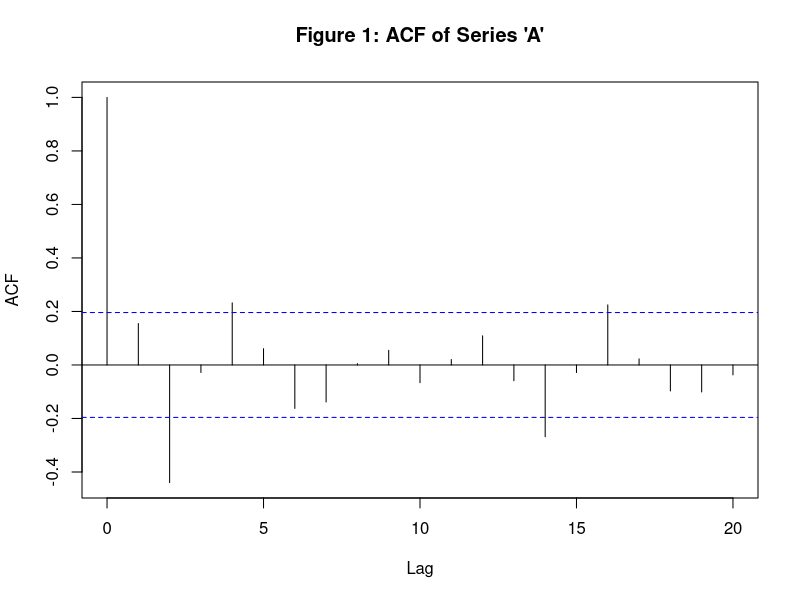
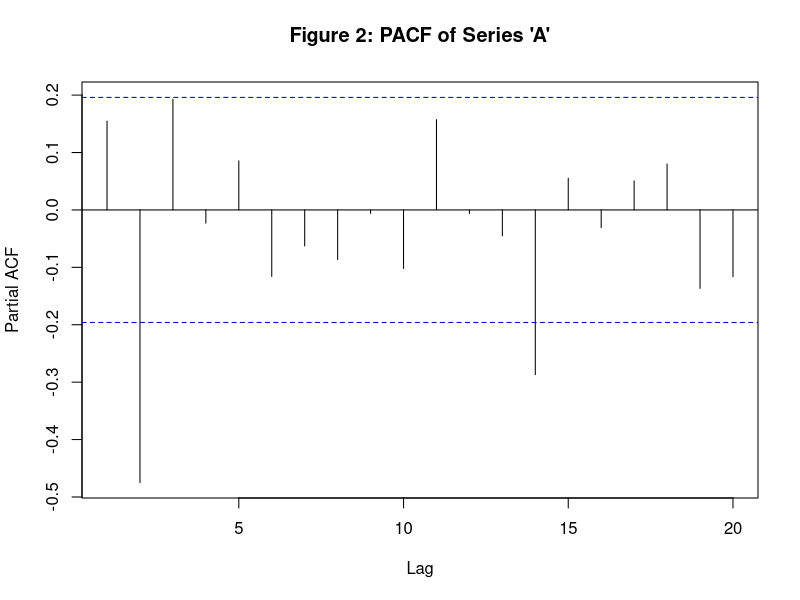
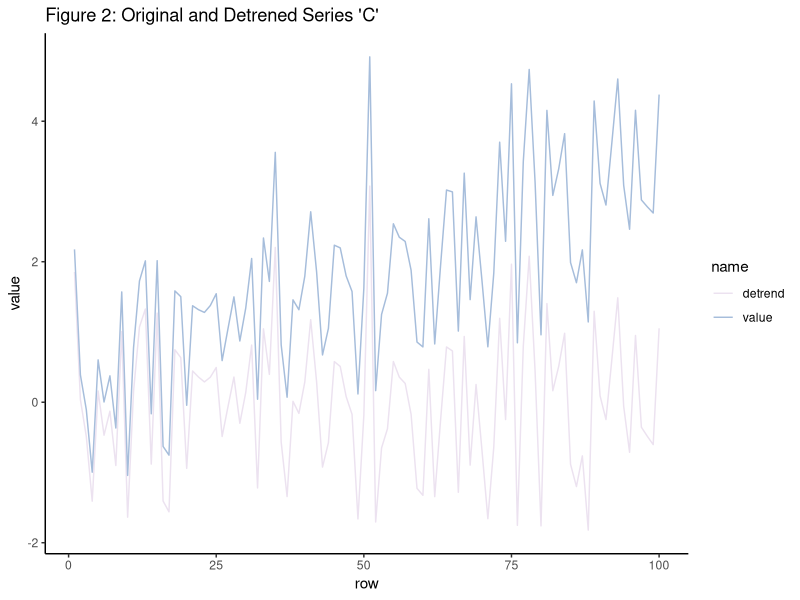
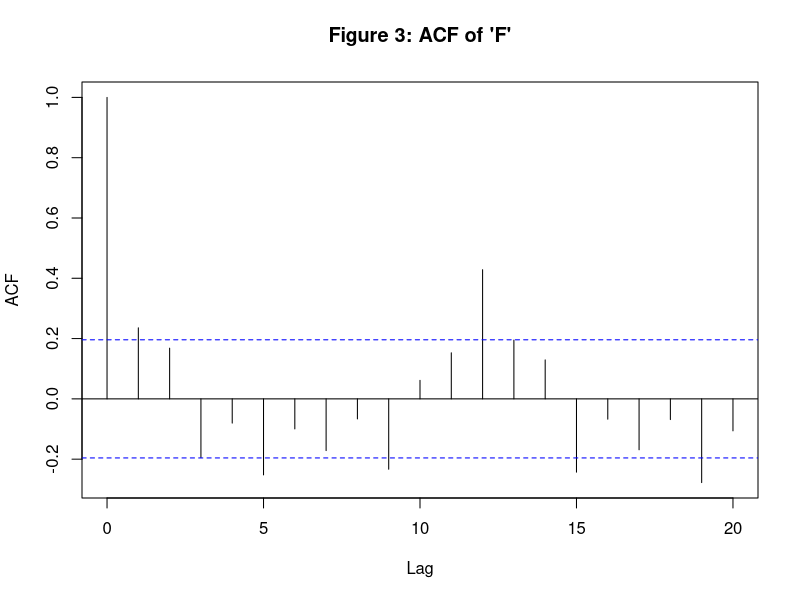
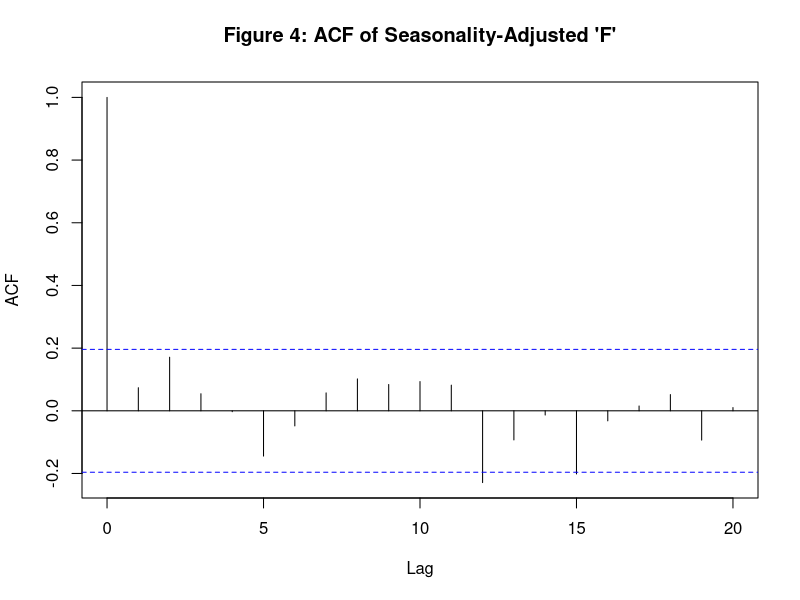
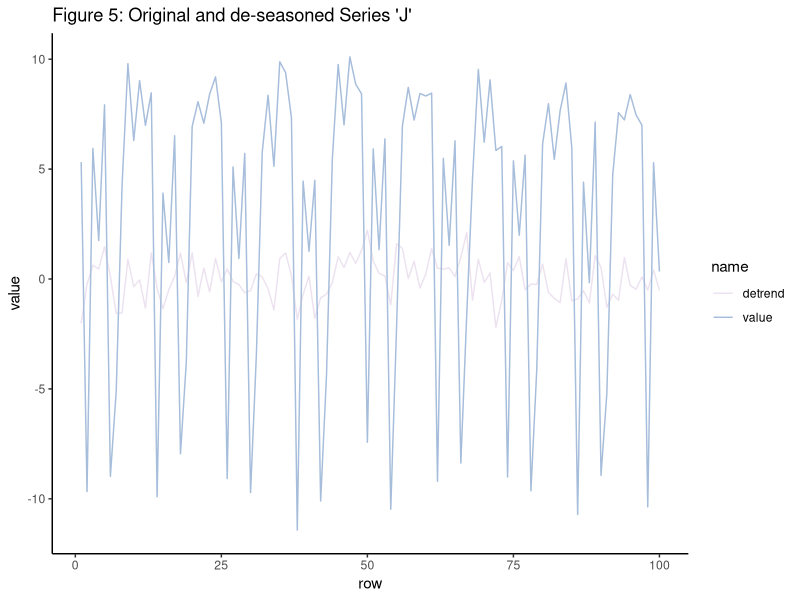
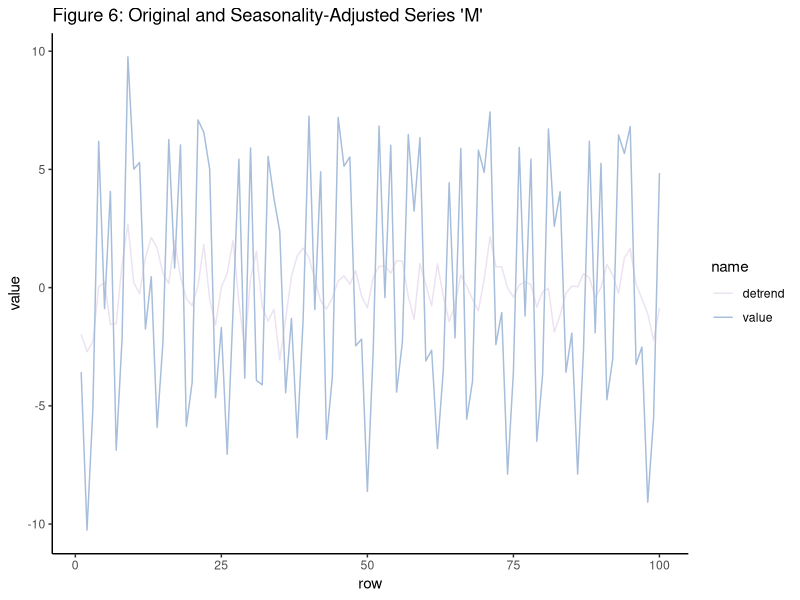
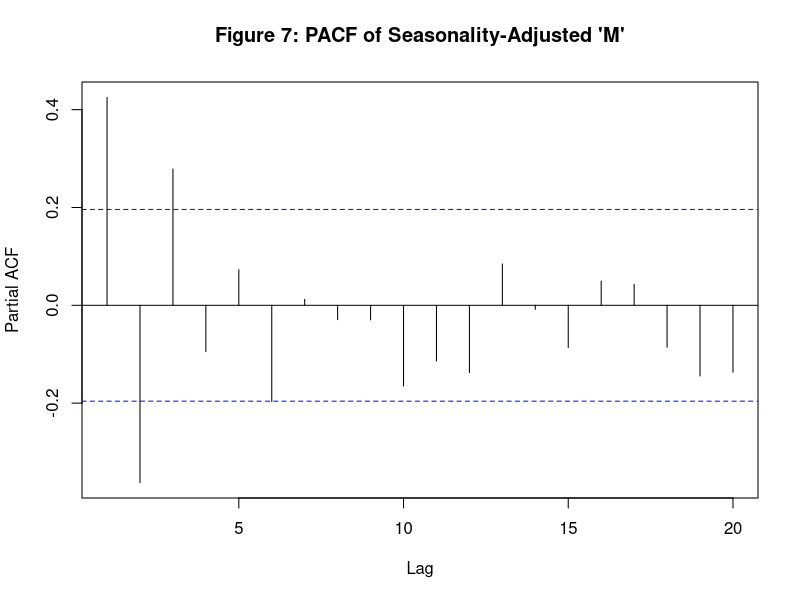

Source code (R) for these figures, in order:
## ---- chunk 1
knitr::opts_chunk$set(echo=FALSE, message=FALSE, warning=FALSE, autodep=TRUE,
                      cache=FALSE, cache.path="./cache/",
                      fig.align='center', fig.pos='H')
## ---- chunk 2
library(knitr)
library(xtable)
library(tidyverse)
library(bookdown)
library(data.table)
## ---- chunk 3
ts <- fread('data/mysterytsUW.txt') %>% mutate(month = rep(month.name, 9)[1:100], year = floor(0:99/12), date = str_c(month, '-', year), row = 1:100) %>% pivot_longer(names_to = 'series', cols = 1:18, values_to = 'value')

## ---- chunk 4
focal_series = ts %>% filter(series == 'a')
acf(focal_series$value, main = "Figure 1: ACF of Series 'A'")
pacf(focal_series$value, main = "Figure 2: PACF of Series 'A'")
m <- arima(focal_series$value, order = c(0,2,0))
## ---- chunk 5
focal_series = ts %>% filter(series == 'c')
trend_model = lm(value ~ row, data = focal_series)
focal_series %>% mutate(detrend = value-trend_model$fitted.values) %>% 
  pivot_longer(c(detrend, value), values_to = 'value') %>%
  ggplot(aes(row, value, color = name))+
  geom_line() + 
  scale_color_brewer(palette = 10)+
  ggtitle("Figure 2: Original and Detrened Series 'C'") +
  theme_classic()
## ---- chunk 6
focal_series = ts %>% filter(series == 'f')
trend_model = lm(value ~ row + month, data = focal_series)
acf(focal_series$value,
     main = "Figure 3: ACF of 'F'")
acf(focal_series %>% mutate(detrend = value-trend_model$fitted.values) %>% pull(detrend),
     main = "Figure 4: ACF of Seasonality-Adjusted 'F'")
## ---- chunk 7
focal_series = ts %>% filter(series == 'j')
trend_model = lm(value ~ row + month, data = focal_series)
focal_series %>% mutate(detrend = value-trend_model$fitted.values) %>% 
  pivot_longer(c(detrend, value), values_to = 'value') %>%
  ggplot(aes(row, value, color = name))+
  geom_line() + 
  scale_color_brewer(palette = 10)+
  ggtitle("Figure 5: Original and de-seasoned Series 'J'") +
  theme_classic()
## ---- chunk 8
focal_series = ts %>% filter(series == 'm')
trend_model = lm(value ~ row + month, data = focal_series)
focal_series %>% mutate(detrend = value-trend_model$fitted.values) %>% 
  pivot_longer(c(detrend, value), values_to = 'value') %>%
  ggplot(aes(row, value, color = name))+
  geom_line() + 
  scale_color_brewer(palette = 10)+
  ggtitle("Figure 6: Original and Seasonality-Adjusted Series 'M'") +
  theme_classic()
pacf(focal_series %>% mutate(detrend = value-trend_model$fitted.values) %>% pull(detrend),
     main = "Figure 7: PACF of Seasonality-Adjusted 'M'")
## ---- chunk 9

focal_series = ts %>% filter(series == 'r')
focal.ts <- ts(focal_series$value, start=c(2010,1), frequency=12)
plot(decompose(focal.ts))
summary(lm(value ~ row + month, data = focal_series #%>%  mutate(month = as.numeric(as_factor(month)))
           ))
trend_model = lm(value ~ row + month, data = focal_series)
focal_series %>%
  ggplot(aes(row, value))+
  geom_line() + 
  scale_color_brewer(palette = 10)+
  ggtitle("Figure 2: Original and Detrened Series 'C'") +
  theme_classic()
focal_series %>% mutate(detrend = value-trend_model$fitted.values) %>% 
  pivot_longer(c(detrend, value), values_to = 'value') %>%
  ggplot(aes(row, value, color = name))+
  geom_line() + 
  #scale_color_brewer(palette = 10)+
  ggtitle("Figure 2: Original and Detrened Series 'Cj'") +
  theme_classic()
acf(focal_series$value,
     main = "Figure 3: ACF of 'D'")
pacf(focal_series$value,
     main = "Figure 3: ACF of 'D'")
acf(focal_series %>% mutate(detrend = value-trend_model$fitted.values) %>% pull(detrend),
     main = "Figure 4: ACF of Seasonality-Adjusted 'D'")
pacf(focal_series %>% mutate(detrend = value-trend_model$fitted.values) %>% pull(detrend),
     main = "Figure 4: ACF of Seasonality-Adjusted 'D'")
#Set the intercept
summary(lm(value ~ row + month, data = focal_series))
## ---- chunk 10
ts2 <- fread('data/mysterytsUW2.txt') %>% mutate(month = rep(month.name, 84)[1:1000], year = floor(0:999/12), date = str_c(month, '-', year), row = 1:1000) %>% pivot_longer(names_to = 'series', cols = 1:5, values_to = 'value')

ts2 %>% filter(row<21) %>% ggplot(aes(row, value))+
  geom_line()+
  facet_wrap(~series, scales = 'free')


walk(unique(ts2$series), function(x) acf(ts2 %>% filter(series == x, row<21) %>% pull(value), main = x))
walk(unique(ts2$series), function(x) pacf(ts2 %>% filter(series == x, row<21) %>% pull(value), main = x))

## ---- chunk 11
ts2 <- fread('data/mysterytsUW2.txt') %>% mutate(month = rep(month.name, 84)[1:1000], year = floor(0:999/12), date = str_c(month, '-', year), row = 1:1000) %>% pivot_longer(names_to = 'series', cols = 1:5, values_to = 'value')

ts2 %>% ggplot(aes(row, value))+
  geom_line()+
  facet_wrap(~series, scales = 'free')


walk(unique(ts2$series), function(x) acf(ts2 %>% filter(series == x) %>% pull(value), main = x))
walk(unique(ts2$series), function(x) pacf(ts2 %>% filter(series == x) %>% pull(value), main = x))
print(pacf(ts2 %>% filter(series == 'w') %>% pull(value)))
